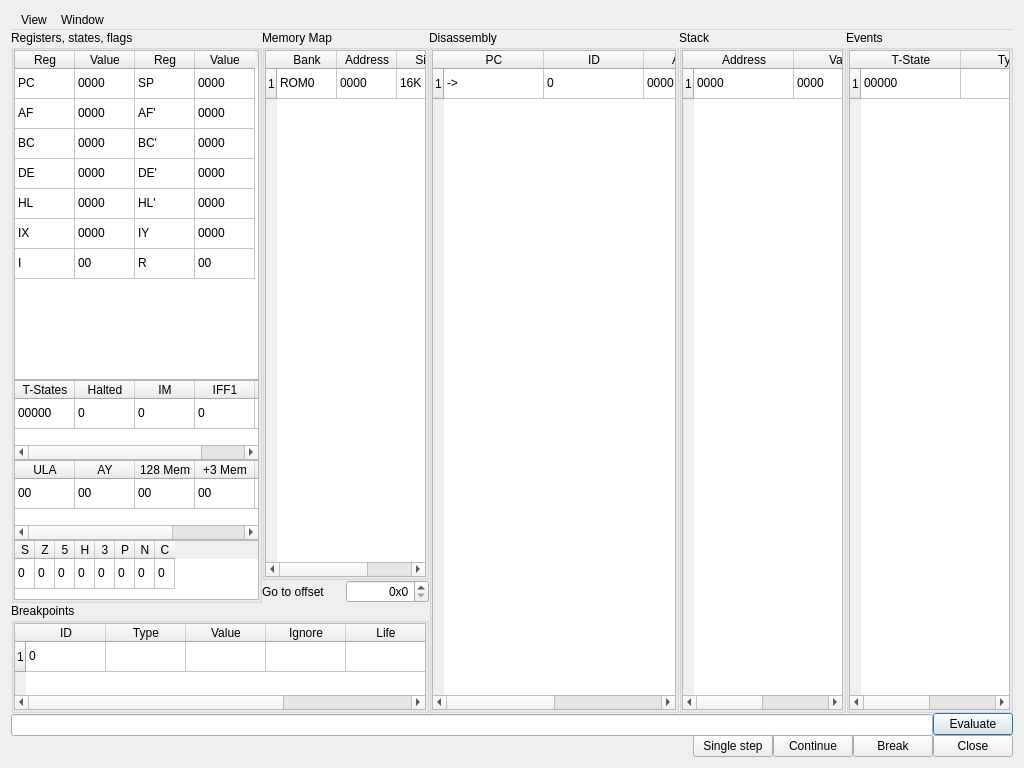
<?xml version="1.0" encoding="UTF-8"?>
<ui version="4.0">
 <class>DeFuseDebugger</class>
 <widget class="QDialog" name="DeFuseDebugger">
  <property name="geometry">
   <rect>
    <x>0</x>
    <y>0</y>
    <width>1024</width>
    <height>768</height>
   </rect>
  </property>
  <property name="windowTitle">
   <string>De-Fuse - Debugger</string>
  </property>
  <property name="windowIcon">
   <iconset resource="qt_ui.qrc">
    <normaloff>:/fuse.png</normaloff>:/fuse.png</iconset>
  </property>
  <layout class="QGridLayout" name="gridLayout_3" rowstretch="0,5,0,1,0" columnstretch="3,2,3,2,2">
   <property name="spacing">
    <number>0</number>
   </property>
   <item row="1" column="0" rowspan="2">
    <widget class="QGroupBox" name="gbRegisters">
     <property name="title">
      <string>Registers, states, flags</string>
     </property>
     <layout class="QVBoxLayout" name="verticalLayout">
      <property name="spacing">
       <number>0</number>
      </property>
      <property name="leftMargin">
       <number>0</number>
      </property>
      <property name="topMargin">
       <number>0</number>
      </property>
      <property name="rightMargin">
       <number>0</number>
      </property>
      <property name="bottomMargin">
       <number>0</number>
      </property>
      <item>
       <widget class="QTableWidget" name="tbRegisters">
        <attribute name="horizontalHeaderDefaultSectionSize">
         <number>60</number>
        </attribute>
        <attribute name="verticalHeaderVisible">
         <bool>false</bool>
        </attribute>
        <row>
         <property name="text">
          <string>1</string>
         </property>
        </row>
        <row>
         <property name="text">
          <string>2</string>
         </property>
        </row>
        <row>
         <property name="text">
          <string>3</string>
         </property>
        </row>
        <row>
         <property name="text">
          <string>4</string>
         </property>
        </row>
        <row>
         <property name="text">
          <string>5</string>
         </property>
        </row>
        <row>
         <property name="text">
          <string>6</string>
         </property>
        </row>
        <row>
         <property name="text">
          <string>7</string>
         </property>
        </row>
        <column>
         <property name="text">
          <string>Reg</string>
         </property>
        </column>
        <column>
         <property name="text">
          <string>Value</string>
         </property>
        </column>
        <column>
         <property name="text">
          <string>Reg</string>
         </property>
        </column>
        <column>
         <property name="text">
          <string>Value</string>
         </property>
        </column>
        <item row="0" column="0">
         <property name="text">
          <string>PC</string>
         </property>
        </item>
        <item row="0" column="1">
         <property name="text">
          <string>0000</string>
         </property>
        </item>
        <item row="0" column="2">
         <property name="text">
          <string>SP</string>
         </property>
        </item>
        <item row="0" column="3">
         <property name="text">
          <string>0000</string>
         </property>
        </item>
        <item row="1" column="0">
         <property name="text">
          <string>AF</string>
         </property>
        </item>
        <item row="1" column="1">
         <property name="text">
          <string>0000</string>
         </property>
        </item>
        <item row="1" column="2">
         <property name="text">
          <string>AF'</string>
         </property>
        </item>
        <item row="1" column="3">
         <property name="text">
          <string>0000</string>
         </property>
        </item>
        <item row="2" column="0">
         <property name="text">
          <string>BC</string>
         </property>
        </item>
        <item row="2" column="1">
         <property name="text">
          <string>0000</string>
         </property>
        </item>
        <item row="2" column="2">
         <property name="text">
          <string>BC'</string>
         </property>
        </item>
        <item row="2" column="3">
         <property name="text">
          <string>0000</string>
         </property>
        </item>
        <item row="3" column="0">
         <property name="text">
          <string>DE</string>
         </property>
        </item>
        <item row="3" column="1">
         <property name="text">
          <string>0000</string>
         </property>
        </item>
        <item row="3" column="2">
         <property name="text">
          <string>DE'</string>
         </property>
        </item>
        <item row="3" column="3">
         <property name="text">
          <string>0000</string>
         </property>
        </item>
        <item row="4" column="0">
         <property name="text">
          <string>HL</string>
         </property>
        </item>
        <item row="4" column="1">
         <property name="text">
          <string>0000</string>
         </property>
        </item>
        <item row="4" column="2">
         <property name="text">
          <string>HL'</string>
         </property>
        </item>
        <item row="4" column="3">
         <property name="text">
          <string>0000</string>
         </property>
        </item>
        <item row="5" column="0">
         <property name="text">
          <string>IX</string>
         </property>
        </item>
        <item row="5" column="1">
         <property name="text">
          <string>0000</string>
         </property>
        </item>
        <item row="5" column="2">
         <property name="text">
          <string>IY</string>
         </property>
        </item>
        <item row="5" column="3">
         <property name="text">
          <string>0000</string>
         </property>
        </item>
        <item row="6" column="0">
         <property name="text">
          <string>I</string>
         </property>
        </item>
        <item row="6" column="1">
         <property name="text">
          <string>00</string>
         </property>
        </item>
        <item row="6" column="2">
         <property name="text">
          <string>R</string>
         </property>
        </item>
        <item row="6" column="3">
         <property name="text">
          <string>00</string>
         </property>
        </item>
       </widget>
      </item>
      <item>
       <widget class="QTableWidget" name="tbStates">
        <property name="sizePolicy">
         <sizepolicy hsizetype="Expanding" vsizetype="Preferred">
          <horstretch>0</horstretch>
          <verstretch>0</verstretch>
         </sizepolicy>
        </property>
        <property name="maximumSize">
         <size>
          <width>16777215</width>
          <height>80</height>
         </size>
        </property>
        <attribute name="horizontalHeaderDefaultSectionSize">
         <number>60</number>
        </attribute>
        <attribute name="verticalHeaderVisible">
         <bool>false</bool>
        </attribute>
        <row>
         <property name="text">
          <string>1</string>
         </property>
        </row>
        <column>
         <property name="text">
          <string>T-States</string>
         </property>
        </column>
        <column>
         <property name="text">
          <string>Halted</string>
         </property>
        </column>
        <column>
         <property name="text">
          <string>IM</string>
         </property>
        </column>
        <column>
         <property name="text">
          <string>IFF1</string>
         </property>
        </column>
        <column>
         <property name="text">
          <string>IFF2</string>
         </property>
        </column>
        <item row="0" column="0">
         <property name="text">
          <string>00000</string>
         </property>
        </item>
        <item row="0" column="1">
         <property name="text">
          <string>0</string>
         </property>
        </item>
        <item row="0" column="2">
         <property name="text">
          <string>0</string>
         </property>
        </item>
        <item row="0" column="3">
         <property name="text">
          <string>0</string>
         </property>
        </item>
        <item row="0" column="4">
         <property name="text">
          <string>0</string>
         </property>
        </item>
       </widget>
      </item>
      <item>
       <widget class="QTableWidget" name="tbStates2">
        <property name="maximumSize">
         <size>
          <width>16777215</width>
          <height>80</height>
         </size>
        </property>
        <attribute name="horizontalHeaderDefaultSectionSize">
         <number>60</number>
        </attribute>
        <attribute name="verticalHeaderVisible">
         <bool>false</bool>
        </attribute>
        <row>
         <property name="text">
          <string>1</string>
         </property>
        </row>
        <column>
         <property name="text">
          <string>ULA</string>
         </property>
        </column>
        <column>
         <property name="text">
          <string>AY</string>
         </property>
        </column>
        <column>
         <property name="text">
          <string>128 Mem</string>
         </property>
        </column>
        <column>
         <property name="text">
          <string>+3 Mem</string>
         </property>
        </column>
        <column>
         <property name="text">
          <string>TmxDec</string>
         </property>
        </column>
        <column>
         <property name="text">
          <string>TmxHsr</string>
         </property>
        </column>
        <item row="0" column="0">
         <property name="text">
          <string>00</string>
         </property>
        </item>
        <item row="0" column="1">
         <property name="text">
          <string>00</string>
         </property>
        </item>
        <item row="0" column="2">
         <property name="text">
          <string>00</string>
         </property>
        </item>
        <item row="0" column="3">
         <property name="text">
          <string>00</string>
         </property>
        </item>
        <item row="0" column="4">
         <property name="text">
          <string>00</string>
         </property>
        </item>
        <item row="0" column="5">
         <property name="text">
          <string>00</string>
         </property>
        </item>
       </widget>
      </item>
      <item>
       <widget class="QTableWidget" name="tbFlags">
        <property name="sizePolicy">
         <sizepolicy hsizetype="Expanding" vsizetype="Preferred">
          <horstretch>0</horstretch>
          <verstretch>0</verstretch>
         </sizepolicy>
        </property>
        <property name="maximumSize">
         <size>
          <width>16777215</width>
          <height>60</height>
         </size>
        </property>
        <attribute name="horizontalHeaderMinimumSectionSize">
         <number>20</number>
        </attribute>
        <attribute name="horizontalHeaderDefaultSectionSize">
         <number>20</number>
        </attribute>
        <attribute name="verticalHeaderVisible">
         <bool>false</bool>
        </attribute>
        <row>
         <property name="text">
          <string>1</string>
         </property>
        </row>
        <column>
         <property name="text">
          <string>S</string>
         </property>
         <property name="toolTip">
          <string>Sign of accumulator</string>
         </property>
        </column>
        <column>
         <property name="text">
          <string>Z</string>
         </property>
         <property name="toolTip">
          <string>Zero or equality achieved</string>
         </property>
        </column>
        <column>
         <property name="text">
          <string>5</string>
         </property>
         <property name="toolTip">
          <string>Bit 5 (not used)</string>
         </property>
        </column>
        <column>
         <property name="text">
          <string>H</string>
         </property>
         <property name="toolTip">
          <string>Half carry happened</string>
         </property>
        </column>
        <column>
         <property name="text">
          <string>3</string>
         </property>
         <property name="toolTip">
          <string>Bit 3 (not used)</string>
         </property>
        </column>
        <column>
         <property name="text">
          <string>P</string>
         </property>
         <property name="toolTip">
          <string>Parity or overflow happened</string>
         </property>
        </column>
        <column>
         <property name="text">
          <string>N</string>
         </property>
         <property name="toolTip">
          <string>Decimal add or subtract</string>
         </property>
        </column>
        <column>
         <property name="text">
          <string>C</string>
         </property>
         <property name="toolTip">
          <string>Carry happened</string>
         </property>
        </column>
        <item row="0" column="0">
         <property name="text">
          <string>0</string>
         </property>
        </item>
        <item row="0" column="1">
         <property name="text">
          <string>0</string>
         </property>
        </item>
        <item row="0" column="2">
         <property name="text">
          <string>0</string>
         </property>
        </item>
        <item row="0" column="3">
         <property name="text">
          <string>0</string>
         </property>
        </item>
        <item row="0" column="4">
         <property name="text">
          <string>0</string>
         </property>
        </item>
        <item row="0" column="5">
         <property name="text">
          <string>0</string>
         </property>
        </item>
        <item row="0" column="6">
         <property name="text">
          <string>0</string>
         </property>
        </item>
        <item row="0" column="7">
         <property name="text">
          <string>0</string>
         </property>
        </item>
       </widget>
      </item>
     </layout>
    </widget>
   </item>
   <item row="1" column="1">
    <widget class="QGroupBox" name="gbMemoryMap">
     <property name="title">
      <string>Memory Map</string>
     </property>
     <layout class="QVBoxLayout" name="verticalLayout_2">
      <property name="spacing">
       <number>0</number>
      </property>
      <property name="leftMargin">
       <number>0</number>
      </property>
      <property name="topMargin">
       <number>0</number>
      </property>
      <property name="rightMargin">
       <number>0</number>
      </property>
      <property name="bottomMargin">
       <number>0</number>
      </property>
      <item>
       <widget class="QTableWidget" name="tbMemory">
        <attribute name="horizontalHeaderDefaultSectionSize">
         <number>60</number>
        </attribute>
        <row>
         <property name="text">
          <string>1</string>
         </property>
        </row>
        <column>
         <property name="text">
          <string>Bank</string>
         </property>
        </column>
        <column>
         <property name="text">
          <string>Address</string>
         </property>
        </column>
        <column>
         <property name="text">
          <string>Size</string>
         </property>
        </column>
        <item row="0" column="0">
         <property name="text">
          <string>ROM0</string>
         </property>
        </item>
        <item row="0" column="1">
         <property name="text">
          <string>0000</string>
         </property>
        </item>
        <item row="0" column="2">
         <property name="text">
          <string>16K</string>
         </property>
        </item>
       </widget>
      </item>
     </layout>
    </widget>
   </item>
   <item row="1" column="2" rowspan="3">
    <widget class="QGroupBox" name="gbDisassembly">
     <property name="sizePolicy">
      <sizepolicy hsizetype="Preferred" vsizetype="Expanding">
       <horstretch>0</horstretch>
       <verstretch>0</verstretch>
      </sizepolicy>
     </property>
     <property name="title">
      <string>Disassembly</string>
     </property>
     <layout class="QVBoxLayout" name="verticalLayout_4">
      <property name="spacing">
       <number>0</number>
      </property>
      <property name="leftMargin">
       <number>0</number>
      </property>
      <property name="topMargin">
       <number>0</number>
      </property>
      <property name="rightMargin">
       <number>0</number>
      </property>
      <property name="bottomMargin">
       <number>0</number>
      </property>
      <item>
       <widget class="QTableWidget" name="tbDisassembly">
        <attribute name="horizontalHeaderStretchLastSection">
         <bool>true</bool>
        </attribute>
        <row>
         <property name="text">
          <string>1</string>
         </property>
        </row>
        <column>
         <property name="text">
          <string>PC</string>
         </property>
        </column>
        <column>
         <property name="text">
          <string>ID</string>
         </property>
        </column>
        <column>
         <property name="text">
          <string>Address</string>
         </property>
        </column>
        <column>
         <property name="text">
          <string>Instruction</string>
         </property>
        </column>
        <item row="0" column="0">
         <property name="text">
          <string>-&gt;</string>
         </property>
        </item>
        <item row="0" column="1">
         <property name="text">
          <string>0</string>
         </property>
        </item>
        <item row="0" column="2">
         <property name="text">
          <string>0000</string>
         </property>
        </item>
        <item row="0" column="3">
         <property name="text">
          <string>HALT</string>
         </property>
        </item>
       </widget>
      </item>
     </layout>
    </widget>
   </item>
   <item row="1" column="3" rowspan="3">
    <widget class="QGroupBox" name="gbStack">
     <property name="sizePolicy">
      <sizepolicy hsizetype="Preferred" vsizetype="Expanding">
       <horstretch>0</horstretch>
       <verstretch>0</verstretch>
      </sizepolicy>
     </property>
     <property name="title">
      <string>Stack</string>
     </property>
     <layout class="QVBoxLayout" name="verticalLayout_5">
      <property name="spacing">
       <number>0</number>
      </property>
      <property name="leftMargin">
       <number>0</number>
      </property>
      <property name="topMargin">
       <number>0</number>
      </property>
      <property name="rightMargin">
       <number>0</number>
      </property>
      <property name="bottomMargin">
       <number>0</number>
      </property>
      <item>
       <widget class="QTableWidget" name="tbStack">
        <attribute name="horizontalHeaderStretchLastSection">
         <bool>true</bool>
        </attribute>
        <row>
         <property name="text">
          <string>1</string>
         </property>
        </row>
        <column>
         <property name="text">
          <string>Address</string>
         </property>
        </column>
        <column>
         <property name="text">
          <string>Value</string>
         </property>
        </column>
        <item row="0" column="0">
         <property name="text">
          <string>0000</string>
         </property>
        </item>
        <item row="0" column="1">
         <property name="text">
          <string>0000</string>
         </property>
        </item>
       </widget>
      </item>
     </layout>
    </widget>
   </item>
   <item row="1" column="4" rowspan="3">
    <widget class="QGroupBox" name="gbEvents">
     <property name="sizePolicy">
      <sizepolicy hsizetype="Preferred" vsizetype="Expanding">
       <horstretch>0</horstretch>
       <verstretch>0</verstretch>
      </sizepolicy>
     </property>
     <property name="title">
      <string>Events</string>
     </property>
     <layout class="QVBoxLayout" name="verticalLayout_6">
      <property name="spacing">
       <number>0</number>
      </property>
      <property name="leftMargin">
       <number>0</number>
      </property>
      <property name="topMargin">
       <number>0</number>
      </property>
      <property name="rightMargin">
       <number>0</number>
      </property>
      <property name="bottomMargin">
       <number>0</number>
      </property>
      <item>
       <widget class="QTableWidget" name="tbEvents">
        <attribute name="horizontalHeaderStretchLastSection">
         <bool>true</bool>
        </attribute>
        <row>
         <property name="text">
          <string>1</string>
         </property>
        </row>
        <column>
         <property name="text">
          <string>T-State</string>
         </property>
        </column>
        <column>
         <property name="text">
          <string>Type</string>
         </property>
        </column>
        <item row="0" column="0">
         <property name="text">
          <string>00000</string>
         </property>
        </item>
        <item row="0" column="1">
         <property name="text">
          <string/>
         </property>
        </item>
       </widget>
      </item>
     </layout>
    </widget>
   </item>
   <item row="2" column="1">
    <layout class="QGridLayout" name="gridLayout_2">
     <item row="0" column="0">
      <widget class="QLabel" name="label">
       <property name="text">
        <string>Go to offset</string>
       </property>
      </widget>
     </item>
     <item row="0" column="1">
      <widget class="QSpinBox" name="sbGoto">
       <property name="alignment">
        <set>Qt::AlignRight|Qt::AlignTrailing|Qt::AlignVCenter</set>
       </property>
       <property name="prefix">
        <string>0x</string>
       </property>
       <property name="minimum">
        <number>0</number>
       </property>
       <property name="maximum">
        <number>65535</number>
       </property>
       <property name="value">
        <number>0</number>
       </property>
       <property name="displayIntegerBase">
        <number>16</number>
       </property>
      </widget>
     </item>
    </layout>
   </item>
   <item row="3" column="0" colspan="2">
    <widget class="QGroupBox" name="gbBreakpoints">
     <property name="title">
      <string>Breakpoints</string>
     </property>
     <layout class="QVBoxLayout" name="verticalLayout_3">
      <property name="spacing">
       <number>0</number>
      </property>
      <property name="leftMargin">
       <number>0</number>
      </property>
      <property name="topMargin">
       <number>0</number>
      </property>
      <property name="rightMargin">
       <number>0</number>
      </property>
      <property name="bottomMargin">
       <number>0</number>
      </property>
      <item>
       <widget class="QTableWidget" name="tbBreakpoints">
        <property name="sizePolicy">
         <sizepolicy hsizetype="Expanding" vsizetype="Preferred">
          <horstretch>0</horstretch>
          <verstretch>0</verstretch>
         </sizepolicy>
        </property>
        <attribute name="horizontalHeaderDefaultSectionSize">
         <number>80</number>
        </attribute>
        <row>
         <property name="text">
          <string>1</string>
         </property>
        </row>
        <column>
         <property name="text">
          <string>ID</string>
         </property>
        </column>
        <column>
         <property name="text">
          <string>Type</string>
         </property>
        </column>
        <column>
         <property name="text">
          <string>Value</string>
         </property>
        </column>
        <column>
         <property name="text">
          <string>Ignore</string>
         </property>
        </column>
        <column>
         <property name="text">
          <string>Life</string>
         </property>
        </column>
        <column>
         <property name="text">
          <string>Condition</string>
         </property>
        </column>
        <item row="0" column="0">
         <property name="text">
          <string>0</string>
         </property>
        </item>
        <item row="0" column="2">
         <property name="text">
          <string/>
         </property>
        </item>
       </widget>
      </item>
     </layout>
    </widget>
   </item>
   <item row="4" column="0" colspan="5">
    <layout class="QGridLayout" name="gridLayout">
     <item row="0" column="0" rowspan="2" colspan="4">
      <widget class="QLineEdit" name="lineEdit_2"/>
     </item>
     <item row="0" column="4">
      <widget class="QPushButton" name="bEvaluate">
       <property name="text">
        <string>Evaluate</string>
       </property>
       <property name="icon">
        <iconset theme="process-working">
         <normaloff>.</normaloff>.</iconset>
       </property>
      </widget>
     </item>
     <item row="1" column="1" rowspan="2">
      <widget class="QPushButton" name="bStep">
       <property name="text">
        <string>Single step</string>
       </property>
       <property name="icon">
        <iconset theme="media-skip-forward">
         <normaloff>.</normaloff>.</iconset>
       </property>
      </widget>
     </item>
     <item row="1" column="2" rowspan="2">
      <widget class="QPushButton" name="bContinue">
       <property name="text">
        <string>Continue</string>
       </property>
       <property name="icon">
        <iconset theme="media-playback-start">
         <normaloff>.</normaloff>.</iconset>
       </property>
      </widget>
     </item>
     <item row="1" column="3" rowspan="2">
      <widget class="QPushButton" name="bBreak">
       <property name="text">
        <string>Break</string>
       </property>
       <property name="icon">
        <iconset theme="media-playback-pause">
         <normaloff>.</normaloff>.</iconset>
       </property>
      </widget>
     </item>
     <item row="1" column="4" rowspan="2">
      <widget class="QPushButton" name="bClose">
       <property name="text">
        <string>Close</string>
       </property>
      </widget>
     </item>
     <item row="2" column="0">
      <spacer name="horizontalSpacer">
       <property name="orientation">
        <enum>Qt::Horizontal</enum>
       </property>
       <property name="sizeHint" stdset="0">
        <size>
         <width>154</width>
         <height>20</height>
        </size>
       </property>
      </spacer>
     </item>
    </layout>
   </item>
   <item row="0" column="0" colspan="5">
    <widget class="QMenuBar" name="menuBar">
     <property name="sizePolicy">
      <sizepolicy hsizetype="Preferred" vsizetype="Minimum">
       <horstretch>0</horstretch>
       <verstretch>0</verstretch>
      </sizepolicy>
     </property>
     <property name="maximumSize">
      <size>
       <width>16777215</width>
       <height>20</height>
      </size>
     </property>
     <widget class="QMenu" name="menuView">
      <property name="sizePolicy">
       <sizepolicy hsizetype="Preferred" vsizetype="Minimum">
        <horstretch>0</horstretch>
        <verstretch>0</verstretch>
       </sizepolicy>
      </property>
      <property name="title">
       <string>View</string>
      </property>
      <addaction name="actionColorize_disassembly"/>
     </widget>
     <widget class="QMenu" name="menuWindow">
      <property name="sizePolicy">
       <sizepolicy hsizetype="Preferred" vsizetype="Minimum">
        <horstretch>0</horstretch>
        <verstretch>0</verstretch>
       </sizepolicy>
      </property>
      <property name="title">
       <string>Window</string>
      </property>
      <addaction name="actionRegisters"/>
      <addaction name="actionMemory_Map"/>
      <addaction name="actionBreakpoints"/>
      <addaction name="actionDisassembly"/>
      <addaction name="actionStack"/>
      <addaction name="actionEvents"/>
     </widget>
     <addaction name="menuView"/>
     <addaction name="menuWindow"/>
    </widget>
   </item>
  </layout>
  <action name="actionColorize_disassembly">
   <property name="checkable">
    <bool>true</bool>
   </property>
   <property name="checked">
    <bool>true</bool>
   </property>
   <property name="text">
    <string>Colorize disassembly</string>
   </property>
  </action>
  <action name="actionRegisters">
   <property name="checkable">
    <bool>true</bool>
   </property>
   <property name="checked">
    <bool>true</bool>
   </property>
   <property name="text">
    <string>Registers</string>
   </property>
  </action>
  <action name="actionMemory_Map">
   <property name="checkable">
    <bool>true</bool>
   </property>
   <property name="checked">
    <bool>true</bool>
   </property>
   <property name="text">
    <string>Memory Map</string>
   </property>
  </action>
  <action name="actionBreakpoints">
   <property name="checkable">
    <bool>true</bool>
   </property>
   <property name="checked">
    <bool>true</bool>
   </property>
   <property name="text">
    <string>Breakpoints</string>
   </property>
  </action>
  <action name="actionDisassembly">
   <property name="checkable">
    <bool>true</bool>
   </property>
   <property name="checked">
    <bool>true</bool>
   </property>
   <property name="text">
    <string>Disassembly</string>
   </property>
  </action>
  <action name="actionStack">
   <property name="checkable">
    <bool>true</bool>
   </property>
   <property name="checked">
    <bool>true</bool>
   </property>
   <property name="text">
    <string>Stack</string>
   </property>
  </action>
  <action name="actionEvents">
   <property name="checkable">
    <bool>true</bool>
   </property>
   <property name="checked">
    <bool>true</bool>
   </property>
   <property name="text">
    <string>Events</string>
   </property>
  </action>
 </widget>
 <resources>
  <include location="qt_ui.qrc"/>
 </resources>
 <connections/>
</ui>
